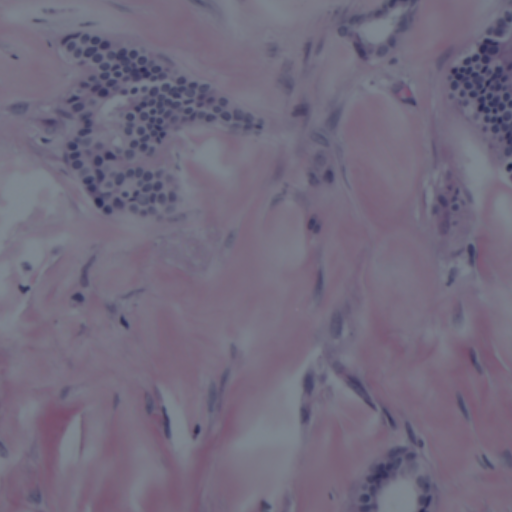
%> input picture src/CurveAlign_CT-FIRE/Cellanalysis/2B_D9_ROI1 copy.tif, 512 x 512 px
$ octave --eval "colorSeg;"   (GNU Octave 9; MATLAB toolbox functions it lacks are replaced by stand-ins)
%> lines starting %> are read from the running program, lines starting %| are printed output that depends on the picture; in (x1, y1, x2, y2) boxes, pixels count from 0 and x2, y2 are one past the last pixel; in counts of white or black regions, pixels touching at a corner belong together; the program's own positions count from 1
function colorSeg()

RGB = imread('../2B_D9_ROI1 copy.tif');
%> RGB is the input picture: size 512x512x3 uint8; mean R, G, B 114, 106.1, 125.8
imshow(RGB)
L = imsegkmeans(RGB,2); % separate the image(RGB) into 2 groups
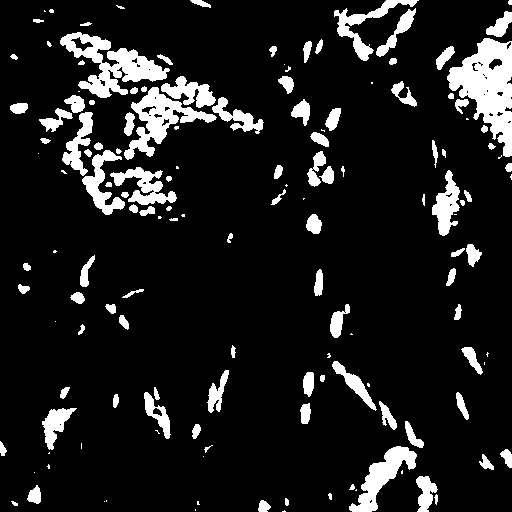
%> L: size 512x512 uint8; values 1 (black) and 2 (white), 11.4% white; 148 white regions (42 under 20 px), largest, box (x1, y1, x2, y2) and area: (447, 38, 512, 157) 4007, (60, 32, 170, 98) 2826, (124, 87, 217, 160) 2167
B = labeloverlay(RGB,L);
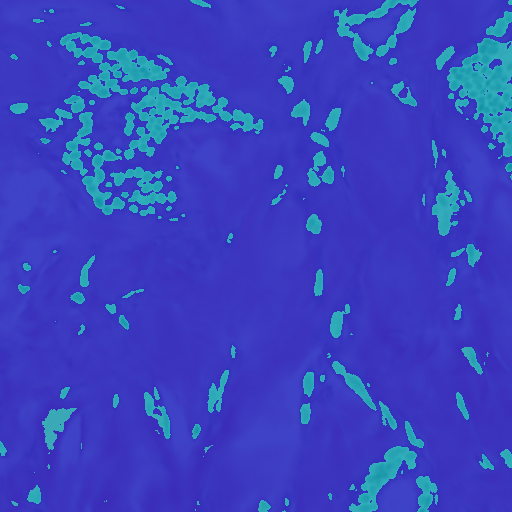
%> B: size 512x512x3 uint8; mean R, G, B 57.3, 67.8, 190.7
imshow(B)

end

function segByColor()

RGB = imread('../2B_D9_ROI1 copy.tif');
lab_he = rgb2lab(RGB);
ab = lab_he(:,:,2:3);
ab = im2single(ab);
nColors = 3;
% repeat the clustering 3 times to avoid local minima
pixel_labels = imsegkmeans(ab,nColors,'NumAttempts',3);

mask1 = pixel_labels==1;
cluster1 = RGB .* uint8(mask1);
imshow(cluster1)

end

$ run again, with src/CurveAlign_CT-FIRE/Cellanalysis/2B_D9_ROI2 copy.tif copied over src/CurveAlign_CT-FIRE/Cellanalysis/2B_D9_ROI1 copy.tif
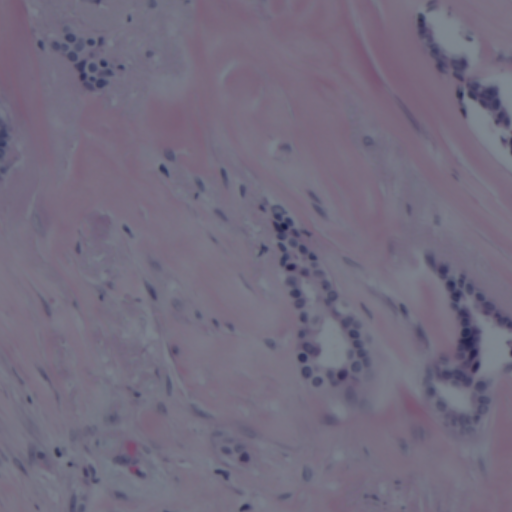
%> input picture src/CurveAlign_CT-FIRE/Cellanalysis/2B_D9_ROI2 copy.tif, 512 x 512 px
%> in colorSeg, RGB is the input picture: size 512x512x3 uint8; mean R, G, B 115.1, 107.7, 126.8
%> in colorSeg, `L = imsegkmeans(RGB,2);`:
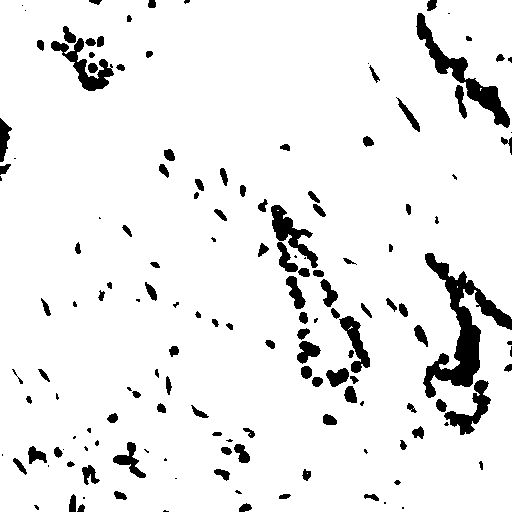
%> L: size 512x512 uint8; values 1 (black) and 2 (white), 92.8% white; 151 black regions (42 under 20 px), largest, box (x1, y1, x2, y2) and area: (423, 253, 512, 398) 3709, (416, 13, 510, 128) 1987, (51, 38, 114, 91) 1044
%> in colorSeg, `B = labeloverlay(RGB,L);`:
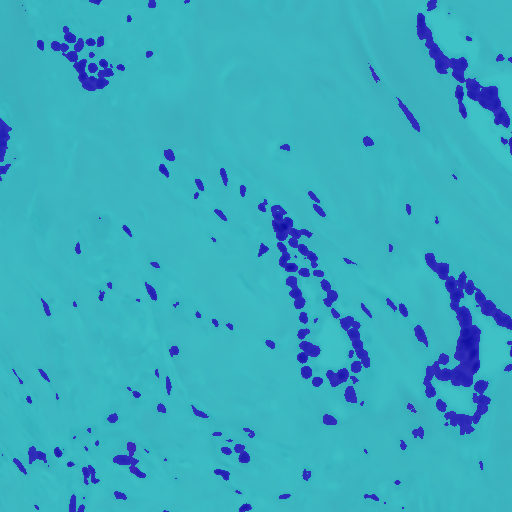
%> B: size 512x512x3 uint8; mean R, G, B 57.8, 172.4, 191.2
